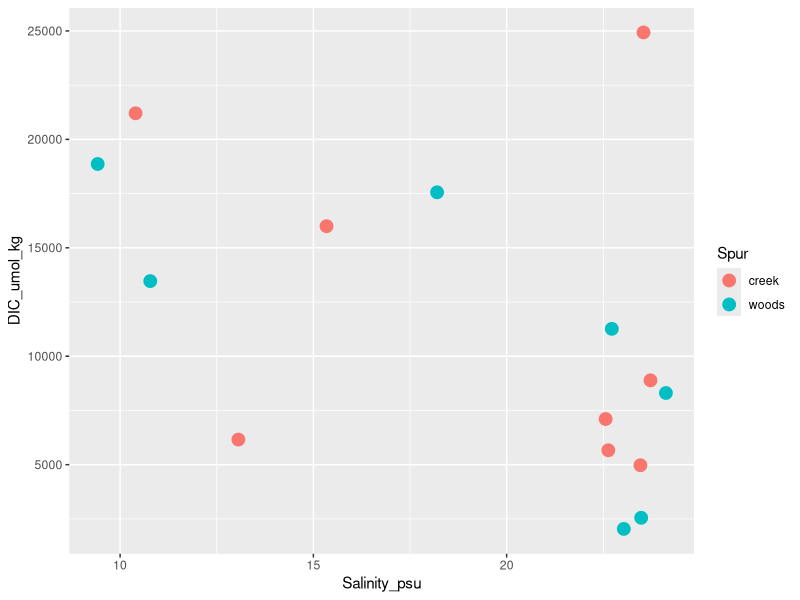
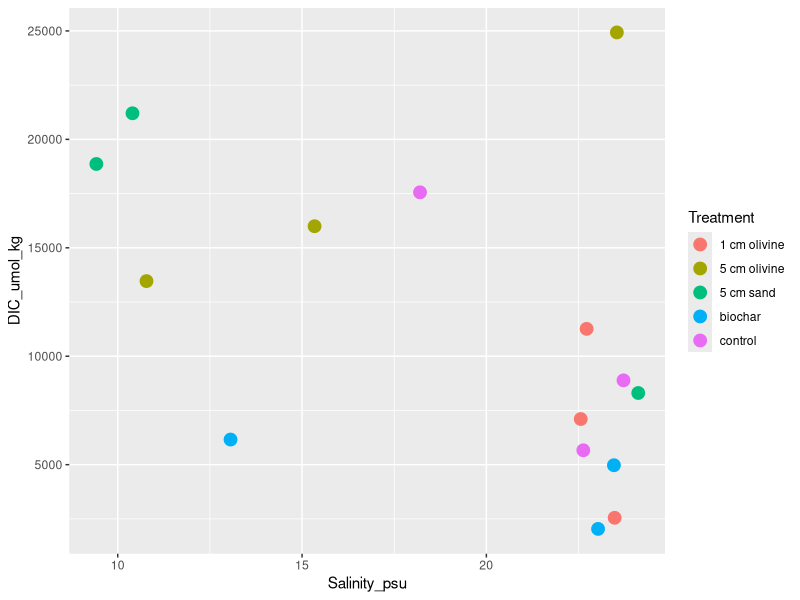
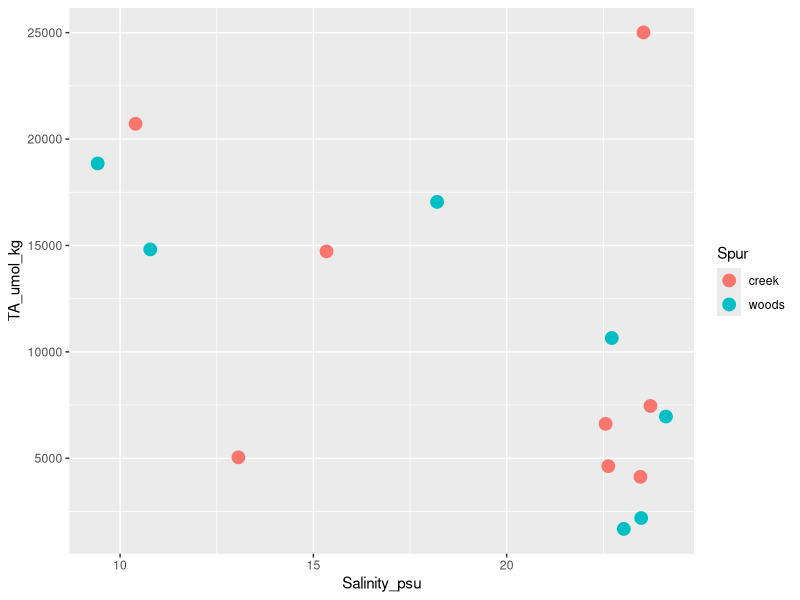
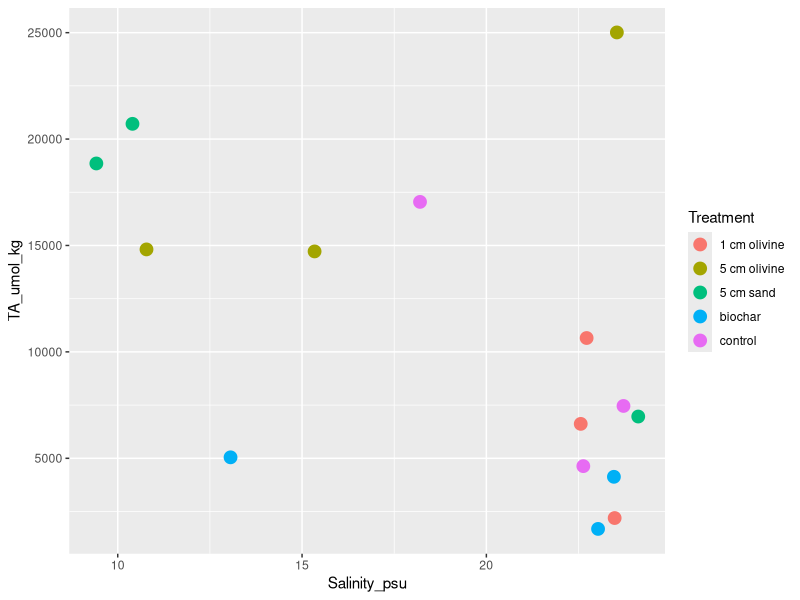
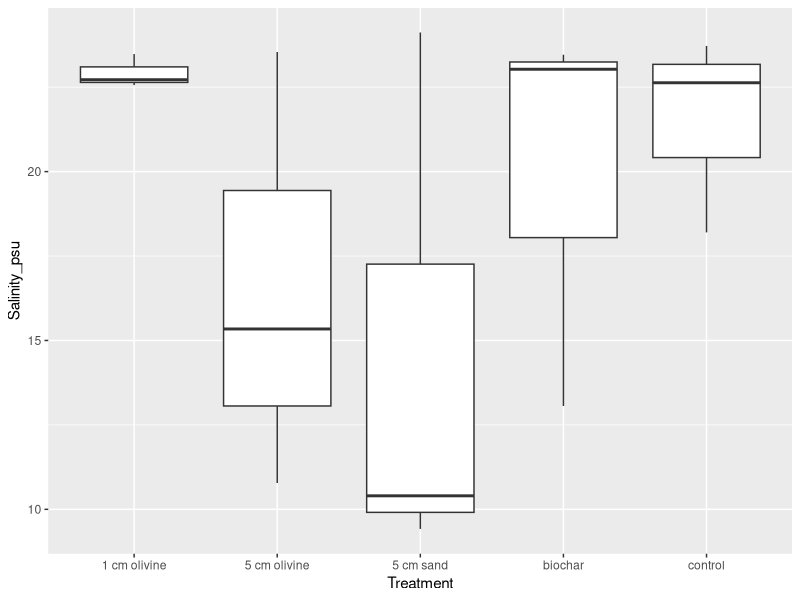
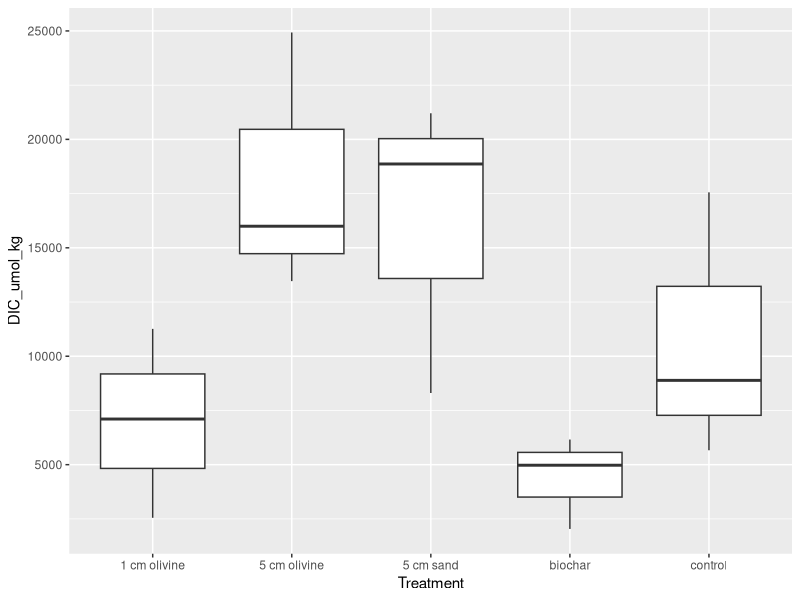
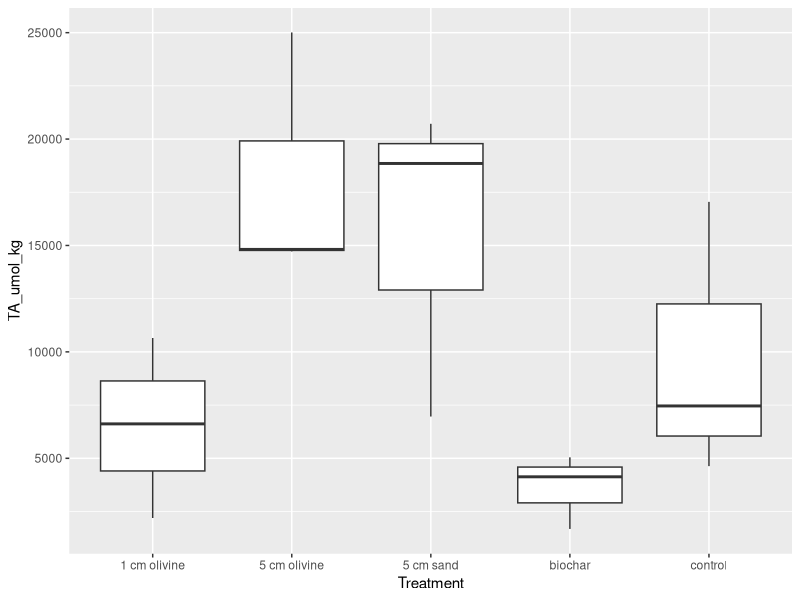
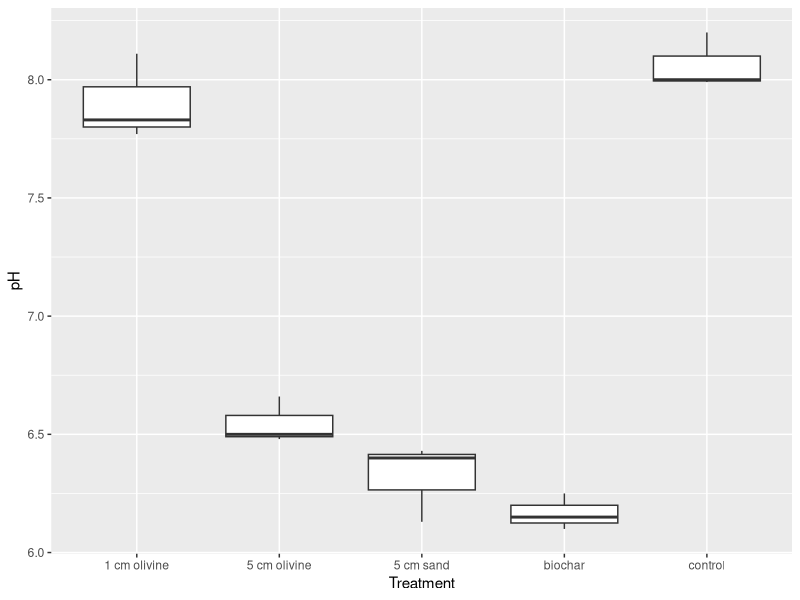

These charts were generated, in order, by the following R code:
## ---- chunk 1
knitr::opts_chunk$set(echo = TRUE)
## ---- chunk 2

library(here)
#library(readxl)
library(tidyverse)

## ---- chunk 3

dicta <- read_csv(here('herringriv_carbonate_summary.csv'), show_col_types = FALSE) 

dicta$Date <- as.Date(dicta$Date, format = "%m/%d/%Y")  

dicta$Treatment <- as.factor(dicta$Treatment)

## ---- chunk 4

dicta$Sample_ID <- gsub("22-", "", dicta$Sample_ID)
dicta$Sample_ID <- as.integer(dicta$Sample_ID)
dicta <- dicta[order(dicta$Sample_ID),]

dicta$Month <- format(dicta$Date, "%m")

dicta <- dicta %>% mutate(Spur = case_when(Plot > 7 ~ "creek",
                                       Plot < 8 ~ "woods"))

dicta_Aug <- dicta %>% filter(Month == '08')

dicta_Aug_5 <- dicta_Aug %>% filter(Depth_cm == 5)
dicta_Aug_15 <- dicta_Aug %>% filter(Depth_cm == 15)
dicta_Aug_sand <- dicta_Aug %>% filter(Depth_cm == 3)

dicta_15 <- dicta %>% filter(Depth_cm == 15)

## ---- chunk 5

#trt_colors <- c()

ggplot(dicta_Aug_5, aes(Salinity_psu, DIC_umol_kg, color = Spur)) + geom_point(size = 4)
ggplot(dicta_Aug_5, aes(Salinity_psu, DIC_umol_kg, color = Treatment)) + geom_point(size = 4)

ggplot(dicta_Aug_5, aes(Salinity_psu, TA_umol_kg, color = Spur)) + geom_point(size = 4)
ggplot(dicta_Aug_5, aes(Salinity_psu, TA_umol_kg, color = Treatment)) + geom_point(size = 4)

# these two are plotting sums, need to plot averages
#ggplot(dicta_Aug_5, aes(Treatment, Salinity_psu)) + geom_col()  
#ggplot(dicta_Aug_5, aes(Treatment, dicta_umol_kg)) + geom_col()

ggplot(dicta_Aug_5, aes(Treatment, Salinity_psu)) + geom_boxplot()  

ggplot(dicta_Aug_5, aes(Treatment, DIC_umol_kg)) + geom_boxplot()

ggplot(dicta_Aug_5, aes(Treatment, TA_umol_kg)) + geom_boxplot()

ggplot(dicta_Aug_5, aes(Treatment, pH)) + geom_boxplot()

#ggplot(dicta_Aug_5, aes(Treatment, Salinity_psu)) + geom_col() + geom_errorbar(ymin = min(dicta_Aug_5$Salinity_psu), ymax = max(dicta_Aug_5$Salinity_psu))
# x, ymax, ymin, alpha, color, group, linetype, size, width

ggplot(dicta_Aug_5, aes(TA_umol_kg, DIC_umol_kg, color = Treatment)) + geom_point(size = 4)

## ---- chunk 6

ggplot(dicta_Aug_sand, aes(Salinity_psu, DIC_umol_kg, color = Treatment)) + geom_point(size = 4)
ggplot(dicta_Aug_sand, aes(Salinity_psu, TA_umol_kg, color = Treatment)) + geom_point(size = 4)

# these two are plotting sums, need to plot averages
#ggplot(dicta_Aug_sand, aes(Treatment, Salinity_psu)) + geom_col()  
#ggplot(dicta_Aug_sand, aes(Treatment, dicta_umol_kg)) + geom_col()

ggplot(dicta_Aug_sand, aes(Treatment, Salinity_psu)) + geom_boxplot()  

ggplot(dicta_Aug_sand, aes(Treatment, DIC_umol_kg)) + geom_boxplot()
ggplot(dicta_Aug_sand, aes(Treatment, TA_umol_kg)) + geom_boxplot()

ggplot(dicta_Aug_sand, aes(Treatment, pH)) + geom_boxplot()

## ---- chunk 7

ggplot(dicta_Aug_15, aes(Salinity_psu, DIC_umol_kg, color = Treatment)) + geom_point(size = 4)
ggplot(dicta_15, aes(Salinity_psu, DIC_umol_kg, color = Treatment)) + geom_point(size = 4)
ggplot(dicta_15, aes(Salinity_psu, DIC_umol_kg, color = Spur)) + geom_point(size = 4)
ggplot(dicta_15, aes(Salinity_psu, DIC_umol_kg, color = Month)) + geom_point(size = 4)

ggplot(dicta_Aug_15, aes(Salinity_psu, TA_umol_kg, color = Treatment)) + geom_point(size = 4)
ggplot(dicta_15, aes(Salinity_psu, TA_umol_kg, color = Treatment)) + geom_point(size = 4)
ggplot(dicta_15, aes(Salinity_psu, TA_umol_kg, color = Spur)) + geom_point(size = 4)
ggplot(dicta_15, aes(Salinity_psu, TA_umol_kg, color = Month)) + geom_point(size = 4)

